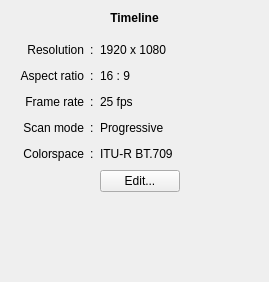
<?xml version="1.0" encoding="UTF-8"?>
<ui version="4.0">
 <class>TimelinePropertiesWidget</class>
 <widget class="QWidget" name="TimelinePropertiesWidget">
  <property name="geometry">
   <rect>
    <x>0</x>
    <y>0</y>
    <width>269</width>
    <height>282</height>
   </rect>
  </property>
  <property name="windowTitle">
   <string>Form</string>
  </property>
  <property name="whatsThis">
   <string notr="true">https://forum.shotcut.org/t/timeline-output/19127/1</string>
  </property>
  <layout class="QVBoxLayout" name="verticalLayout">
   <item>
    <widget class="QLabel" name="nameLabel">
     <property name="font">
      <font>
       <bold>true</bold>
      </font>
     </property>
     <property name="text">
      <string>Timeline</string>
     </property>
     <property name="alignment">
      <set>Qt::AlignmentFlag::AlignCenter</set>
     </property>
    </widget>
   </item>
   <item>
    <widget class="QWidget" name="widget" native="true">
     <layout class="QGridLayout" name="gridLayout">
      <item row="0" column="0">
       <widget class="QLabel" name="label_22">
        <property name="text">
         <string>Resolution</string>
        </property>
        <property name="alignment">
         <set>Qt::AlignmentFlag::AlignRight|Qt::AlignmentFlag::AlignTrailing|Qt::AlignmentFlag::AlignVCenter</set>
        </property>
       </widget>
      </item>
      <item row="1" column="3">
       <layout class="QHBoxLayout" name="horizontalLayout_8">
        <item>
         <widget class="QLabel" name="aspectRatioLabel">
          <property name="text">
           <string notr="true">16 : 9</string>
          </property>
         </widget>
        </item>
        <item>
         <spacer name="horizontalSpacer_8">
          <property name="orientation">
           <enum>Qt::Orientation::Horizontal</enum>
          </property>
          <property name="sizeHint" stdset="0">
           <size>
            <width>40</width>
            <height>20</height>
           </size>
          </property>
         </spacer>
        </item>
       </layout>
      </item>
      <item row="3" column="1">
       <widget class="QLabel" name="label_5">
        <property name="text">
         <string>:</string>
        </property>
       </widget>
      </item>
      <item row="4" column="3">
       <layout class="QHBoxLayout" name="horizontalLayout_2">
        <item>
         <widget class="QLabel" name="colorspaceLabel">
          <property name="text">
           <string notr="true">ITU-R BT.709</string>
          </property>
         </widget>
        </item>
        <item>
         <spacer name="horizontalSpacer">
          <property name="orientation">
           <enum>Qt::Orientation::Horizontal</enum>
          </property>
          <property name="sizeHint" stdset="0">
           <size>
            <width>40</width>
            <height>20</height>
           </size>
          </property>
         </spacer>
        </item>
       </layout>
      </item>
      <item row="2" column="0">
       <widget class="QLabel" name="label_10">
        <property name="text">
         <string>Frame rate</string>
        </property>
        <property name="alignment">
         <set>Qt::AlignmentFlag::AlignRight|Qt::AlignmentFlag::AlignTrailing|Qt::AlignmentFlag::AlignVCenter</set>
        </property>
       </widget>
      </item>
      <item row="1" column="1">
       <widget class="QLabel" name="label_3">
        <property name="text">
         <string>:</string>
        </property>
       </widget>
      </item>
      <item row="3" column="3">
       <layout class="QHBoxLayout" name="horizontalLayout_9">
        <item>
         <widget class="QLabel" name="scanModeLabel">
          <property name="text">
           <string notr="true">Progressive</string>
          </property>
         </widget>
        </item>
        <item>
         <spacer name="horizontalSpacer_9">
          <property name="orientation">
           <enum>Qt::Orientation::Horizontal</enum>
          </property>
          <property name="sizeHint" stdset="0">
           <size>
            <width>40</width>
            <height>20</height>
           </size>
          </property>
         </spacer>
        </item>
       </layout>
      </item>
      <item row="2" column="3">
       <layout class="QHBoxLayout" name="horizontalLayout_16">
        <item>
         <widget class="QLabel" name="frameRateLabel">
          <property name="text">
           <string notr="true">25 fps</string>
          </property>
         </widget>
        </item>
        <item>
         <spacer name="horizontalSpacer_16">
          <property name="orientation">
           <enum>Qt::Orientation::Horizontal</enum>
          </property>
          <property name="sizeHint" stdset="0">
           <size>
            <width>40</width>
            <height>20</height>
           </size>
          </property>
         </spacer>
        </item>
       </layout>
      </item>
      <item row="1" column="0">
       <widget class="QLabel" name="label_13">
        <property name="text">
         <string>Aspect ratio</string>
        </property>
        <property name="alignment">
         <set>Qt::AlignmentFlag::AlignRight|Qt::AlignmentFlag::AlignTrailing|Qt::AlignmentFlag::AlignVCenter</set>
        </property>
       </widget>
      </item>
      <item row="4" column="1">
       <widget class="QLabel" name="label_6">
        <property name="text">
         <string>:</string>
        </property>
       </widget>
      </item>
      <item row="2" column="1">
       <widget class="QLabel" name="label_4">
        <property name="text">
         <string>:</string>
        </property>
       </widget>
      </item>
      <item row="4" column="0">
       <widget class="QLabel" name="label_2">
        <property name="text">
         <string>Colorspace</string>
        </property>
        <property name="alignment">
         <set>Qt::AlignmentFlag::AlignRight|Qt::AlignmentFlag::AlignTrailing|Qt::AlignmentFlag::AlignVCenter</set>
        </property>
       </widget>
      </item>
      <item row="0" column="3">
       <layout class="QHBoxLayout" name="horizontalLayout_7">
        <item>
         <widget class="QLabel" name="resolutionLabel">
          <property name="text">
           <string notr="true">1920 x 1080</string>
          </property>
         </widget>
        </item>
        <item>
         <spacer name="horizontalSpacer_7">
          <property name="orientation">
           <enum>Qt::Orientation::Horizontal</enum>
          </property>
          <property name="sizeHint" stdset="0">
           <size>
            <width>40</width>
            <height>20</height>
           </size>
          </property>
         </spacer>
        </item>
       </layout>
      </item>
      <item row="3" column="0">
       <widget class="QLabel" name="label_14">
        <property name="text">
         <string>Scan mode</string>
        </property>
        <property name="alignment">
         <set>Qt::AlignmentFlag::AlignRight|Qt::AlignmentFlag::AlignTrailing|Qt::AlignmentFlag::AlignVCenter</set>
        </property>
       </widget>
      </item>
      <item row="0" column="1">
       <widget class="QLabel" name="label">
        <property name="text">
         <string>:</string>
        </property>
       </widget>
      </item>
      <item row="5" column="3">
       <layout class="QHBoxLayout" name="horizontalLayout">
        <item>
         <widget class="QPushButton" name="editButton">
          <property name="text">
           <string>Edit...</string>
          </property>
         </widget>
        </item>
        <item>
         <spacer name="horizontalSpacer_2">
          <property name="orientation">
           <enum>Qt::Orientation::Horizontal</enum>
          </property>
          <property name="sizeHint" stdset="0">
           <size>
            <width>40</width>
            <height>20</height>
           </size>
          </property>
         </spacer>
        </item>
       </layout>
      </item>
     </layout>
    </widget>
   </item>
   <item>
    <spacer name="verticalSpacer_2">
     <property name="orientation">
      <enum>Qt::Orientation::Vertical</enum>
     </property>
     <property name="sizeHint" stdset="0">
      <size>
       <width>20</width>
       <height>40</height>
      </size>
     </property>
    </spacer>
   </item>
  </layout>
 </widget>
 <resources/>
 <connections/>
</ui>
